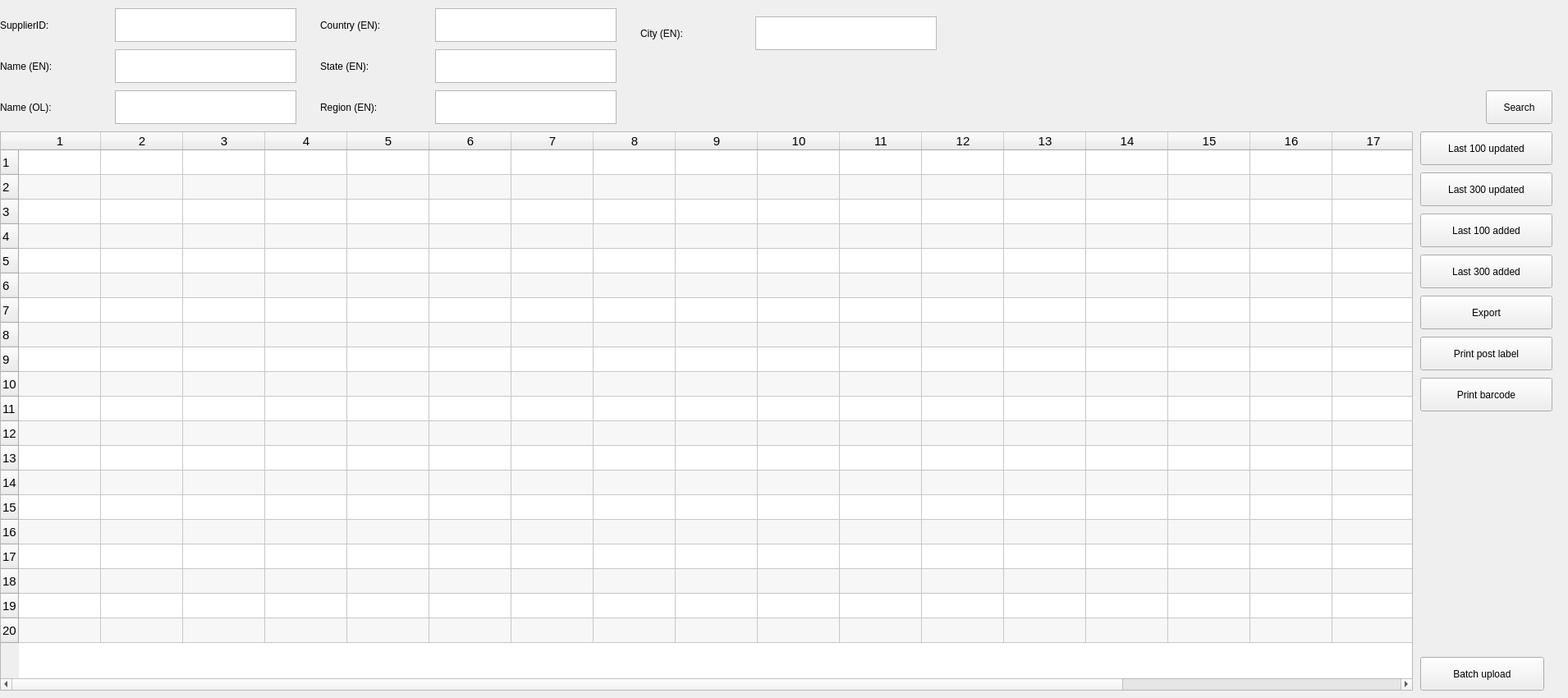
    <widget class="QWidget" name="tab_supplierManagement">
     <property name="sizePolicy">
      <sizepolicy hsizetype="Fixed" vsizetype="Fixed">
       <horstretch>0</horstretch>
       <verstretch>0</verstretch>
      </sizepolicy>
     </property>
     <property name="minimumSize">
      <size>
       <width>1910</width>
       <height>850</height>
      </size>
     </property>
     <attribute name="title">
      <string>Supplier Management</string>
     </attribute>
     <widget class="QTableWidget" name="supplier_tableWidget_display">
      <property name="geometry">
       <rect>
        <x>0</x>
        <y>160</y>
        <width>1721</width>
        <height>681</height>
       </rect>
      </property>
      <property name="sizePolicy">
       <sizepolicy hsizetype="Expanding" vsizetype="Expanding">
        <horstretch>0</horstretch>
        <verstretch>0</verstretch>
       </sizepolicy>
      </property>
      <property name="font">
       <font>
        <pointsize>11</pointsize>
       </font>
      </property>
      <property name="alternatingRowColors">
       <bool>true</bool>
      </property>
      <property name="selectionBehavior">
       <enum>QAbstractItemView::SelectRows</enum>
      </property>
      <property name="verticalScrollMode">
       <enum>QAbstractItemView::ScrollPerItem</enum>
      </property>
      <property name="rowCount">
       <number>20</number>
      </property>
      <property name="columnCount">
       <number>20</number>
      </property>
      <attribute name="horizontalHeaderShowSortIndicator" stdset="0">
       <bool>true</bool>
      </attribute>
      <attribute name="verticalHeaderDefaultSectionSize">
       <number>30</number>
      </attribute>
      <attribute name="verticalHeaderMinimumSectionSize">
       <number>30</number>
      </attribute>
      <row/>
      <row/>
      <row/>
      <row/>
      <row/>
      <row/>
      <row/>
      <row/>
      <row/>
      <row/>
      <row/>
      <row/>
      <row/>
      <row/>
      <row/>
      <row/>
      <row/>
      <row/>
      <row/>
      <row/>
      <column/>
      <column/>
      <column/>
      <column/>
      <column/>
      <column/>
      <column/>
      <column/>
      <column/>
      <column/>
      <column/>
      <column/>
      <column/>
      <column/>
      <column/>
      <column/>
      <column/>
      <column/>
      <column/>
      <column/>
     </widget>
     <widget class="QLabel" name="supplier_label_supplierID">
      <property name="geometry">
       <rect>
        <x>0</x>
        <y>10</y>
        <width>111</width>
        <height>41</height>
       </rect>
      </property>
      <property name="lineWidth">
       <number>0</number>
      </property>
      <property name="text">
       <string>SupplierID:</string>
      </property>
      <property name="textFormat">
       <enum>Qt::PlainText</enum>
      </property>
     </widget>
     <widget class="QLabel" name="supplier_label_countryEN">
      <property name="geometry">
       <rect>
        <x>390</x>
        <y>10</y>
        <width>131</width>
        <height>41</height>
       </rect>
      </property>
      <property name="lineWidth">
       <number>0</number>
      </property>
      <property name="text">
       <string>Country (EN):</string>
      </property>
      <property name="textFormat">
       <enum>Qt::PlainText</enum>
      </property>
     </widget>
     <widget class="QLabel" name="supplier_label_stateEN">
      <property name="geometry">
       <rect>
        <x>390</x>
        <y>60</y>
        <width>111</width>
        <height>41</height>
       </rect>
      </property>
      <property name="lineWidth">
       <number>0</number>
      </property>
      <property name="text">
       <string>State (EN):</string>
      </property>
      <property name="textFormat">
       <enum>Qt::PlainText</enum>
      </property>
     </widget>
     <widget class="QLabel" name="supplier_label_cityEN">
      <property name="geometry">
       <rect>
        <x>780</x>
        <y>20</y>
        <width>111</width>
        <height>41</height>
       </rect>
      </property>
      <property name="lineWidth">
       <number>0</number>
      </property>
      <property name="text">
       <string>City (EN):</string>
      </property>
      <property name="textFormat">
       <enum>Qt::PlainText</enum>
      </property>
     </widget>
     <widget class="QLabel" name="supplier_label_regionEN">
      <property name="geometry">
       <rect>
        <x>390</x>
        <y>110</y>
        <width>111</width>
        <height>41</height>
       </rect>
      </property>
      <property name="lineWidth">
       <number>0</number>
      </property>
      <property name="text">
       <string>Region (EN):</string>
      </property>
      <property name="textFormat">
       <enum>Qt::PlainText</enum>
      </property>
     </widget>
     <widget class="QPushButton" name="supplier_pushButton_search">
      <property name="geometry">
       <rect>
        <x>1810</x>
        <y>110</y>
        <width>81</width>
        <height>41</height>
       </rect>
      </property>
      <property name="text">
       <string>Search</string>
      </property>
     </widget>
     <widget class="QPushButton" name="supplier_pushButton_last100Updated">
      <property name="geometry">
       <rect>
        <x>1730</x>
        <y>160</y>
        <width>161</width>
        <height>41</height>
       </rect>
      </property>
      <property name="text">
       <string>Last 100 updated</string>
      </property>
     </widget>
     <widget class="QPushButton" name="supplier_pushButton_last300Updated">
      <property name="geometry">
       <rect>
        <x>1730</x>
        <y>210</y>
        <width>161</width>
        <height>41</height>
       </rect>
      </property>
      <property name="text">
       <string>Last 300 updated</string>
      </property>
     </widget>
     <widget class="QPushButton" name="supplier_pushButton_batchUpload">
      <property name="geometry">
       <rect>
        <x>1730</x>
        <y>800</y>
        <width>151</width>
        <height>41</height>
       </rect>
      </property>
      <property name="text">
       <string>Batch upload</string>
      </property>
     </widget>
     <widget class="QPushButton" name="supplier_pushButton_last300Added">
      <property name="geometry">
       <rect>
        <x>1730</x>
        <y>310</y>
        <width>161</width>
        <height>41</height>
       </rect>
      </property>
      <property name="text">
       <string>Last 300 added</string>
      </property>
     </widget>
     <widget class="QPushButton" name="supplier_pushButton_last100Added">
      <property name="geometry">
       <rect>
        <x>1730</x>
        <y>260</y>
        <width>161</width>
        <height>41</height>
       </rect>
      </property>
      <property name="text">
       <string>Last 100 added</string>
      </property>
     </widget>
     <widget class="QPushButton" name="supplier_pushButton_printBarcode">
      <property name="geometry">
       <rect>
        <x>1730</x>
        <y>460</y>
        <width>161</width>
        <height>41</height>
       </rect>
      </property>
      <property name="text">
       <string>Print barcode</string>
      </property>
     </widget>
     <widget class="QPushButton" name="supplier_pushButton_printPostLabel">
      <property name="geometry">
       <rect>
        <x>1730</x>
        <y>410</y>
        <width>161</width>
        <height>41</height>
       </rect>
      </property>
      <property name="text">
       <string>Print post label</string>
      </property>
     </widget>
     <widget class="QPushButton" name="supplier_pushButton_generateCSV">
      <property name="geometry">
       <rect>
        <x>1730</x>
        <y>360</y>
        <width>161</width>
        <height>41</height>
       </rect>
      </property>
      <property name="text">
       <string>Export</string>
      </property>
     </widget>
     <widget class="QTextEdit" name="supplier_textEdit_ID">
      <property name="geometry">
       <rect>
        <x>140</x>
        <y>10</y>
        <width>221</width>
        <height>41</height>
       </rect>
      </property>
     </widget>
     <widget class="QTextEdit" name="supplier_textEdit_countryEN">
      <property name="geometry">
       <rect>
        <x>530</x>
        <y>10</y>
        <width>221</width>
        <height>41</height>
       </rect>
      </property>
     </widget>
     <widget class="QTextEdit" name="supplier_textEdit_stateEN">
      <property name="geometry">
       <rect>
        <x>530</x>
        <y>60</y>
        <width>221</width>
        <height>41</height>
       </rect>
      </property>
     </widget>
     <widget class="QTextEdit" name="supplier_textEdit_regionEN">
      <property name="geometry">
       <rect>
        <x>530</x>
        <y>110</y>
        <width>221</width>
        <height>41</height>
       </rect>
      </property>
     </widget>
     <widget class="QTextEdit" name="supplier_textEdit_cityEN">
      <property name="geometry">
       <rect>
        <x>920</x>
        <y>20</y>
        <width>221</width>
        <height>41</height>
       </rect>
      </property>
     </widget>
     <widget class="QTextEdit" name="supplier_textEdit_nameOL">
      <property name="geometry">
       <rect>
        <x>140</x>
        <y>110</y>
        <width>221</width>
        <height>41</height>
       </rect>
      </property>
     </widget>
     <widget class="QLabel" name="supplier_label_nameOL">
      <property name="geometry">
       <rect>
        <x>0</x>
        <y>110</y>
        <width>111</width>
        <height>41</height>
       </rect>
      </property>
      <property name="lineWidth">
       <number>0</number>
      </property>
      <property name="text">
       <string>Name (OL):</string>
      </property>
      <property name="textFormat">
       <enum>Qt::PlainText</enum>
      </property>
     </widget>
     <widget class="QLabel" name="supplier_label_nameEN">
      <property name="geometry">
       <rect>
        <x>0</x>
        <y>60</y>
        <width>111</width>
        <height>41</height>
       </rect>
      </property>
      <property name="lineWidth">
       <number>0</number>
      </property>
      <property name="text">
       <string>Name (EN):</string>
      </property>
      <property name="textFormat">
       <enum>Qt::PlainText</enum>
      </property>
     </widget>
     <widget class="QTextEdit" name="supplier_textEdit_nameEN">
      <property name="geometry">
       <rect>
        <x>140</x>
        <y>60</y>
        <width>221</width>
        <height>41</height>
       </rect>
      </property>
     </widget>
    </widget>
